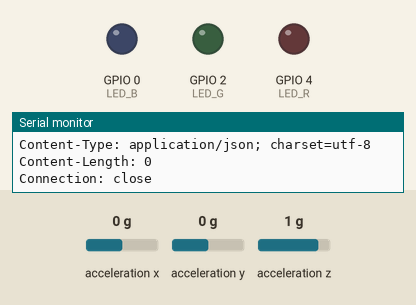
Simulated run of this sketch. Board: ESP32. Parts: output pins drawn as LEDs (lit = HIGH), the last lines printed to the serial monitor. Wiring (inferred from the names in the program): MPU-6050 motion sensor at I2C address 0x68. The inputs (shaded band) are chosen by the test bench; at power-on: acceleration x 0 g, acceleration y 0 g, acceleration z 1 g. WiFi joins after 1.5 s; servers stay silent unless stated; uploads are accepted with an empty reply.

Above: at 3.1 s.
At 9.4 s:
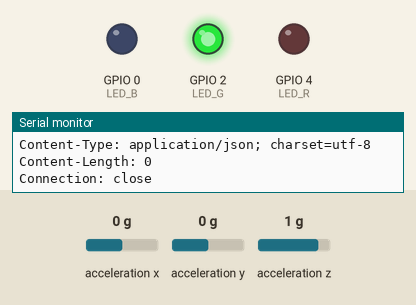
Timing chart, 0 to 16.4 s (numbered marks = the images above):
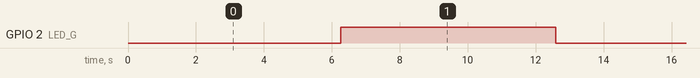

The sketch:

esp32get.ino
```cpp
//Change the code below by your sketch
#include <Wire.h>
#include <WiFi.h>


#define BaudRate 115200
#define Acc_Sensitivity 16384.00
#define LED_B   0
#define LED_G   2
#define LED_R   4
#define SDApin  21    //IO 21 SDA
#define SCLpin  22    //IO 22 SCL

#define ssid "Totalplay-18A5"
#define password "18A5120Bs556zB84"

long accl_X;
long accl_Y;
long accl_Z;


/*void setup(){
  Serial.begin(9600);
    connectWiFi(ssid, password);

  RequestOptions options;
    options.method = "GET";

  char* ip="192.168.0.3";
  char* port="8080";

  //char direction=ip+":"+port+"?accX="+accl_X+"&accY="+accl_Y+"&accZ="+accl_Z;
  char* direction = "google.com";

  Response response = fetch(direction, options);

    // Printing response body as plain text.
    Serial.println();
    Serial.println(response.text());
}
*/

//long accl_X;
//long accl_Y;
//long accl_Z;

bool blinkState = false;
uint32_t tStart;
float Timer;
uint32_t period = 360*1000L; // timer = 1 la lectura de datos. Puede ser cambiado.
void setup() {
  Wire.begin(SDApin, SCLpin);//, 100000); // config antes de usar
  WiFi.begin(ssid, password);

  setupMPU6050(); // Llamar a la función setupMPU6050
  Serial.begin(BaudRate);
  while (!Serial)
    {
    ; // esperando conexcion USB-Port
    }
  pinMode(LED_R, OUTPUT);
  pinMode(LED_G, OUTPUT);
  pinMode(LED_B, OUTPUT);
}

void loop() {
  recordRegister();
  blinkState = !blinkState;
  digitalWrite(LED_G, blinkState);
  PrintData();
  delay(50);
}

void setupMPU6050()
{
  Wire.beginTransmission(0b1101000);
  Wire.write(0x6B);
  Wire.write(0b00000000);           //MPU wake up
  uint8_t err= Wire.endTransmission();
  if (err != 0) {
     Serial.printf("MPU wakeup Fail, err=%d(%s)", err, Wire.getErrorText(err));
   }
  Wire.beginTransmission(0b1101000);
  Wire.write(0x1B);                 //Gyro
  Wire.write(0b00000000);
  err = Wire.endTransmission();
  if (err != 0) {
     Serial.printf("Gyro wakeup Fail, err=%d(%s)", err, Wire.getErrorText(err));
   }

  Wire.beginTransmission (0b1101000);
  Wire.write(0x1C);                 //Acc
  Wire.write(0b00000000); // ajuste el acelerómetro a escala +-2g
  //Wire.write(0b00000010);   //Escalando el sensor a +- 8g
  //Wire.write(0b00011000); // escala completa +-16g
  err = Wire.endTransmission ();
  if (err != 0) {
     Serial.printf("Acc configure Fail, err=%d(%s)", err, Wire.getErrorText(err));
   }

}
void recordRegister()
{
  Wire.beginTransmission (0b1101000); // I2C
  Wire.write(0x3B); // establecer registro 3B para leer para la primera aceleración
  uint8_t err =Wire.endTransmission ();
  if(err != 0) {
     Serial.printf("set Accel register fail, err=%d(%s)", err ,Wire.getErrorText(err));
   }

  Wire.requestFrom(0b1101000,6); //Aceleración 6 registros (de 3B a 40)
  err = Wire.lastError();
  if( err != 0 ){
     Serial.printf("Read accel registers Fail, err=%d(%s)", err, Wire.getErrorText(err));
   }

  //Acelerómetro de datos sin procesar
  // while (Wire.disponible()<6); // disponible() nunca aumentará, requestfrom() lo establece al salir

  if(Wire.available() == 6) {
    accl_X = Wire.read()<<8 | Wire.read(); // 0x3B (ACCEL_XOUT_H) und 0x3C (ACCEL_XOUT_L)
    accl_Y = Wire.read()<<8 | Wire.read(); // 0x3D (ACCEL_YOUT_H) und 0x3E (ACCEL_YOUT_L)
    accl_Z = Wire.read()<<8 | Wire.read(); // 0x3F (ACCEL_ZOUT_H) und 0x40 (ACCEL_ZOUT_L)
  }

  accl_X = accl_X/Acc_Sensitivity;
  accl_Y = accl_Y/Acc_Sensitivity;
  accl_Z = accl_Z/Acc_Sensitivity;

  sendData(accl_X,accl_Y,accl_Z);
  delay(5000);
}
void sendData(long X, long Y, long Z){
  // Use WiFiClient class to create TCP connections
    WiFiClient client;
    const int httpPort = 8080;
    char* host="192.168.100.12";
    if (!client.connect(host, httpPort)) {
        Serial.println("connection failed");
        return;
    }

    // We now create a URI for the request
    String device= "http://192.168.100.12";
    String url = device+":"+httpPort+"?accX="+X+"&accY="+Y+"&accZ="+Z;


    Serial.print("Requesting URL: ");
    Serial.println(url);

    // This will send the request to the server
    client.print(String("GET ") + url + " HTTP/1.1\r\n" +
                 "Host: " + host + "\r\n" +
                 "Connection: keep-alive\r\n\r\n");
    unsigned long timeout = millis();
    while (client.available() == 0) {
        if (millis() - timeout > 30000) {
            Serial.println(">>> Client Timeout !");
            client.stop();
            return;
        }
    }

    // Read all the lines of the reply from server and print them to Serial
    while(client.available()) {
        String line = client.readStringUntil('\r');
        Serial.print(line);
    }

    Serial.println();

}
void PrintData()
{
  Serial.print("| accl_X: ");
  Serial.print(accl_X);
  Serial.print(" g");
  Serial.print("\t");

  Serial.print("| accl_Y ");
  Serial.print(accl_Y);
  Serial.print(" g");
  Serial.print("\t");

  Serial.print("| accl_Z ");
  Serial.print(accl_Z);
  Serial.print(" g");
  Serial.print("\n");
}
```

Measured:
- by itself, GPIO 2 (LED_G): alternates HIGH for 6.3 s and LOW for 6.3 s
